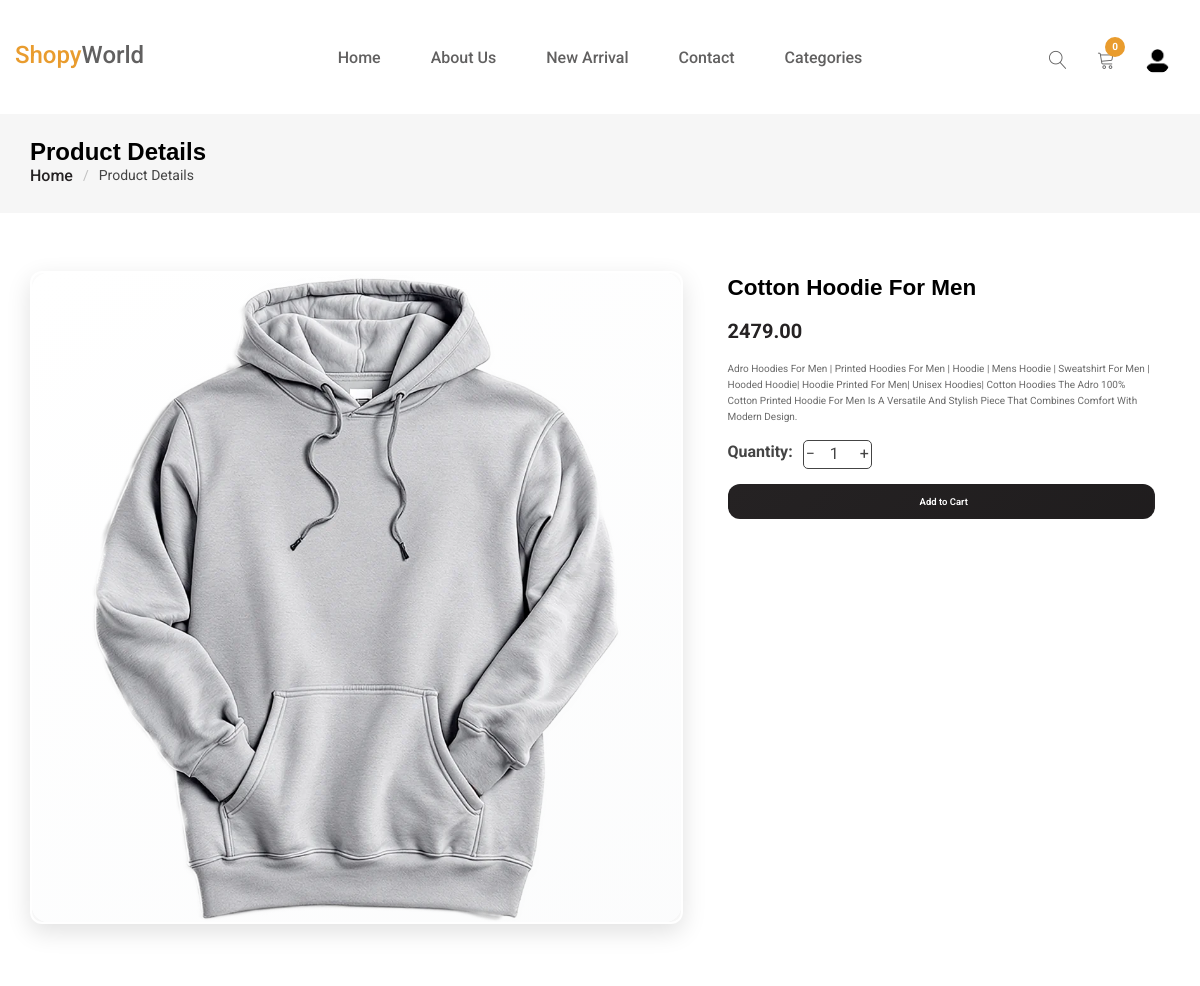
The page /product/1 (signed in) on the database its author committed.
### store/models.py (models this page shows, shortened)
class Product(models.Model):
    name = models.CharField(max_length=100)
    price = models.DecimalField(max_digits=10, decimal_places=2)
    category = models.ForeignKey(Category, on_delete=models.CASCADE, related_name='products')
    description = models.CharField(max_length=300, default='', blank=True, null=True)
    image = models.ImageField(upload_to='uploads/product/')
    sale = models.BooleanField(default=False)
    sale_price = models.DecimalField(max_digits=10, decimal_places=2, blank=True, null=True)

### store/views.py (the view)
# urls.py: path('product/<int:pk>',views.specific_product,name='product'),
def specific_product(request,pk):
    product=get_object_or_404(Product,pk=pk)
    return render(request,'core/specific_product.html',{'product':product})

### cart/cart.py (called while the page is built)
	def __len__(self):
		return sum(item['quantity'] for item in self.cart.values())

### cart/context_processors.py (called while the page is built)
def cart(request):
	return {'cart': Cart(request), 'cart_len':len(Cart(request))}

### templates/core/specific_product.html (shortened to what this page needs)
{% extends "base.html" %}
{% load static %}
{% block content %}
{% include "navbar.html" %}
<main class="main">
  <div class="page-title light-background">
    <div class="container d-lg-flex justify-content-between align-items-center">
      <h1 class="mb-2 mb-lg-0">Product Details</h1>
      <nav class="breadcrumbs">
        <ol>
          <li><a href="{% url 'Home' %}">Home</a></li>
          <li class="current">Product Details</li>
        </ol>
      </nav>
    </div>
  </div>
  <section id="product-details" class="product-details section">
    <div class="container" data-aos="fade-up" data-aos-delay="100">
      <div class="row g-4">
        <div class="col-lg-7" data-aos="zoom-in" data-aos-delay="150">
          <div class="product-gallery">
            <div class="main-showcase">
              <div class="image-zoom-container">
                <img src="{{ product.image.url }}" alt="{{ product.name }}"
                  class="img-fluid main-product-image">
              </div>
            </div>
          </div>
        </div>
        <div class="col-lg-5" data-aos="fade-left" data-aos-delay="200">
          <div class="product-details">
            <h1 class="product-name">{{ product.name }}</h1>
            <div class="pricing-section">
              <div class="price-display">
                <span class="sale-price">{{ product.price }}</span>
              </div>
            </div>
            <div class="product-description">
              <p>{{ product.description }}</p>
            </div>
            <div class="purchase-section">
              <div class="quantity-control">
                <label for="quantity">Quantity:</label>
                <div style="border:solid 1px; border-radius: 5px;padding: 2px 2px; display: flex;gap: 10px;">
                <button class='minus-btn' onclick="minus()">&minus;</button>
                <input type="number" id="quantity" name="quantity" value="1" min="1" max="18" style="border:none;width:20px;margin-left:5px">
                <button class='plus-btn'onclick='plus()'>&plus;</button></div>
              </div>
              {% if user.is_authenticated %}
              <div class="action-buttons">
                <button class="btn primary-action" id="add-cart" value="{{ product.id }}"
                  type="button">
                  Add to Cart
                </button>
              </div>
              {% else %}
              <div class="action-buttons">
                <a href="{% url 'login' %}" class="btn primary-action">
                  <i class="bi bi-bag-plus"></i> Login to Add
                </a>
              </div>
              {% endif %}
            </div>
          </div>
        </div>
      </div>
    </div>
  </section>
</main>
{% endblock %}

### static/assets/css/bootsnav.css (style rules this page uses)
body { -webkit-transition: all 0.3s ease-in-out; -moz-transition: all 0.3s ease-in-out; -o-transition: all 0.3s ease-in-out; -ms-transition: all 0.3s ease-in-out; transition: all 0.3s ease-in-out; }

### static/assets/css/style.css (style rules this page uses)
* { padding: 0; margin: 0; }
* { -webkit-box-sizing:border-box; -moz-box-sizing:border-box; -o-box-sizing:border-box; -ms-box-sizing:border-box; box-sizing:border-box; }
body { font-family: 'Roboto', sans-serif; font-size:16px; color:#a09e9c; background: #fff; text-transform: capitalize; max-width:1920px; margin:0 auto; overflow-x:hidden; }
a,a:hover,a:active,a:focus { display:inline-block; text-decoration:none; color: #616060; font-size:16px; padding:0; font-weight: 500; }
h1,h2,h3,h4,h5,h6 { margin: 0; color:#5f5b57; font-size: 18px; font-weight: 500; }
p { margin: 0; color:#a09e9c; font-size:16px; line-height: 1.8; }
img { border:none;max-width:100%; height:auto; }
select,input,textarea,button { box-shadow:none;outline:0!important; }
button { background: transparent;border: 0; }
html,body { height: 100%; }

### templates/core/specific_product.html (style rules this page uses)
input[type=number] { -moz-appearance: textfield; }

### rows shown on the page
Product: image (picture), name "Cotton Hoodie For Men", price "2479.00", description "Adro Hoodies For Men | Printed Hoodies For Men | Hoodie | Mens Hoodie | Sweatshirt For Men | Hooded Hoodie| Hoodie Printed For Men| Unisex Hoodies| Cotton Hoodies The Adro 100% Cotton Printed Hoodie For Men Is A Versatile And Stylish Piece That Combines Comfort With Modern Design."

### other values the page prints
{{ cart_len }} "0"
